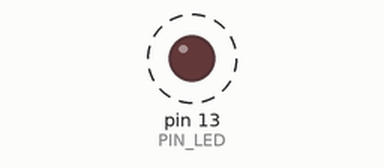
Simulated run of this sketch. Board: Arduino Uno, built with avr-gcc and run on an emulated ATmega328P. On the bench: output pins drawn as LEDs (lit = HIGH). Dashed ring = blinking.

Above: at 0.6 s.
Timing chart, 0 to 3.0 s (numbered marks = the images above):
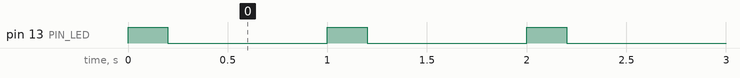

The sketch:

Lab01_Blink.ino
```cpp
const int PIN_LED = 13;

void setup() {
  pinMode(PIN_LED, OUTPUT);
}

void loop() {
  // Encendido 200 ms
  digitalWrite(PIN_LED, HIGH);
  delay(200);

  // Apagado 800 ms
  digitalWrite(PIN_LED, LOW);
  delay(800);
}
```

Measured:
- by itself, pin 13 (PIN_LED): alternates HIGH for 0.20 s and LOW for 0.80 s
